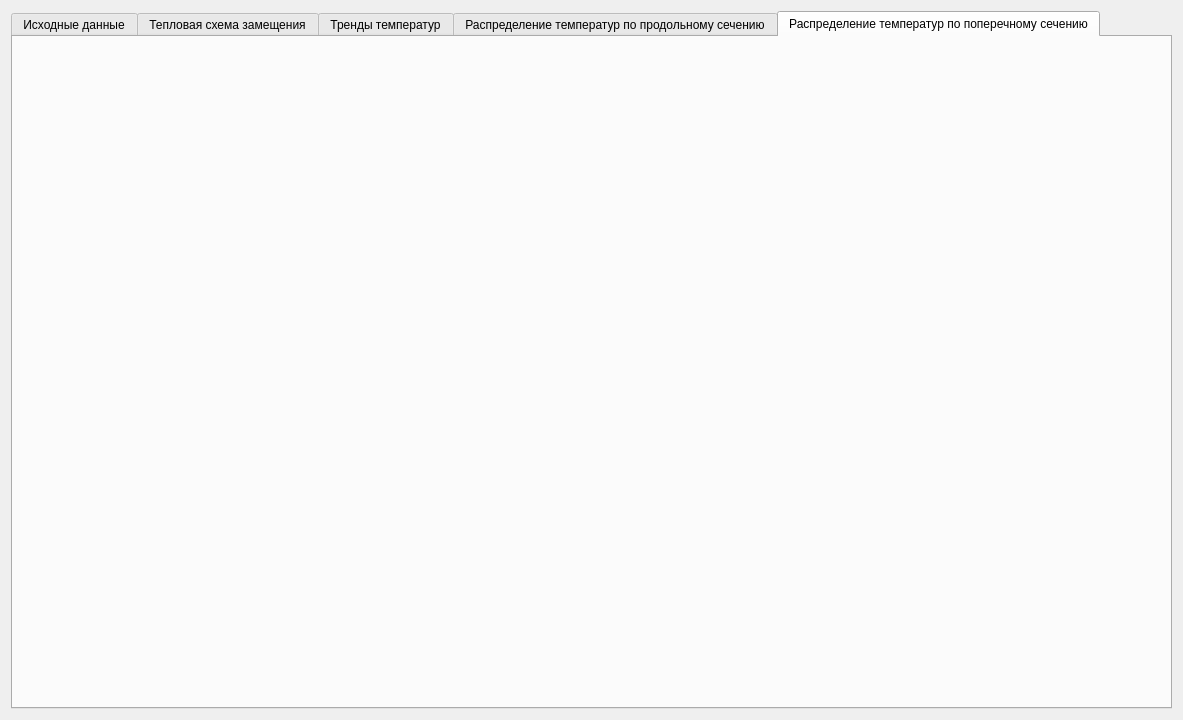
<?xml version="1.0" encoding="UTF-8"?>
<ui version="4.0">
 <class>teplovent</class>
 <widget class="QWidget" name="teplovent">
  <property name="geometry">
   <rect>
    <x>0</x>
    <y>0</y>
    <width>1183</width>
    <height>720</height>
   </rect>
  </property>
  <property name="windowTitle">
   <string>Form</string>
  </property>
  <layout class="QHBoxLayout" name="horizontalLayout">
   <item>
    <widget class="QTabWidget" name="tabWidget">
     <property name="currentIndex">
      <number>4</number>
     </property>
     <widget class="QWidget" name="tab">
      <attribute name="title">
       <string>Исходные данные</string>
      </attribute>
      <layout class="QGridLayout" name="gridLayout_2">
       <item row="0" column="0">
        <widget class="QPushButton" name="pushButton">
         <property name="text">
          <string>PushButton</string>
         </property>
        </widget>
       </item>
      </layout>
     </widget>
     <widget class="QWidget" name="tab_2">
      <attribute name="title">
       <string>Тепловая схема замещения</string>
      </attribute>
      <layout class="QGridLayout" name="gridLayout_3">
       <item row="0" column="0">
        <widget class="teplschem" name="widget_3" native="true"/>
       </item>
      </layout>
     </widget>
     <widget class="QWidget" name="tab_4">
      <attribute name="title">
       <string>Тренды температур</string>
      </attribute>
      <layout class="QGridLayout" name="gridLayout">
       <item row="0" column="0">
        <widget class="trend" name="widget_4" native="true"/>
       </item>
      </layout>
     </widget>
     <widget class="QWidget" name="tab_3">
      <attribute name="title">
       <string>Распределение температур по продольному сечению</string>
      </attribute>
      <layout class="QGridLayout" name="gridLayout_4">
       <item row="0" column="0">
        <widget class="draw_line" name="widget" native="true"/>
       </item>
      </layout>
     </widget>
     <widget class="QWidget" name="tab_13">
      <attribute name="title">
       <string>Распределение температур по поперечному сечению</string>
      </attribute>
      <layout class="QGridLayout" name="gridLayout_5">
       <item row="0" column="0">
        <widget class="draw_poper" name="widget_5" native="true"/>
       </item>
      </layout>
     </widget>
    </widget>
   </item>
  </layout>
 </widget>
 <customwidgets>
  <customwidget>
   <class>draw_line</class>
   <extends>QWidget</extends>
   <header>draw_line.h</header>
   <container>1</container>
  </customwidget>
  <customwidget>
   <class>teplschem</class>
   <extends>QWidget</extends>
   <header>teplschem.h</header>
   <container>1</container>
  </customwidget>
  <customwidget>
   <class>trend</class>
   <extends>QWidget</extends>
   <header location="global">trend.h</header>
   <container>1</container>
  </customwidget>
  <customwidget>
   <class>draw_poper</class>
   <extends>QWidget</extends>
   <header>draw_poper.h</header>
   <container>1</container>
  </customwidget>
 </customwidgets>
 <resources/>
 <connections/>
</ui>
